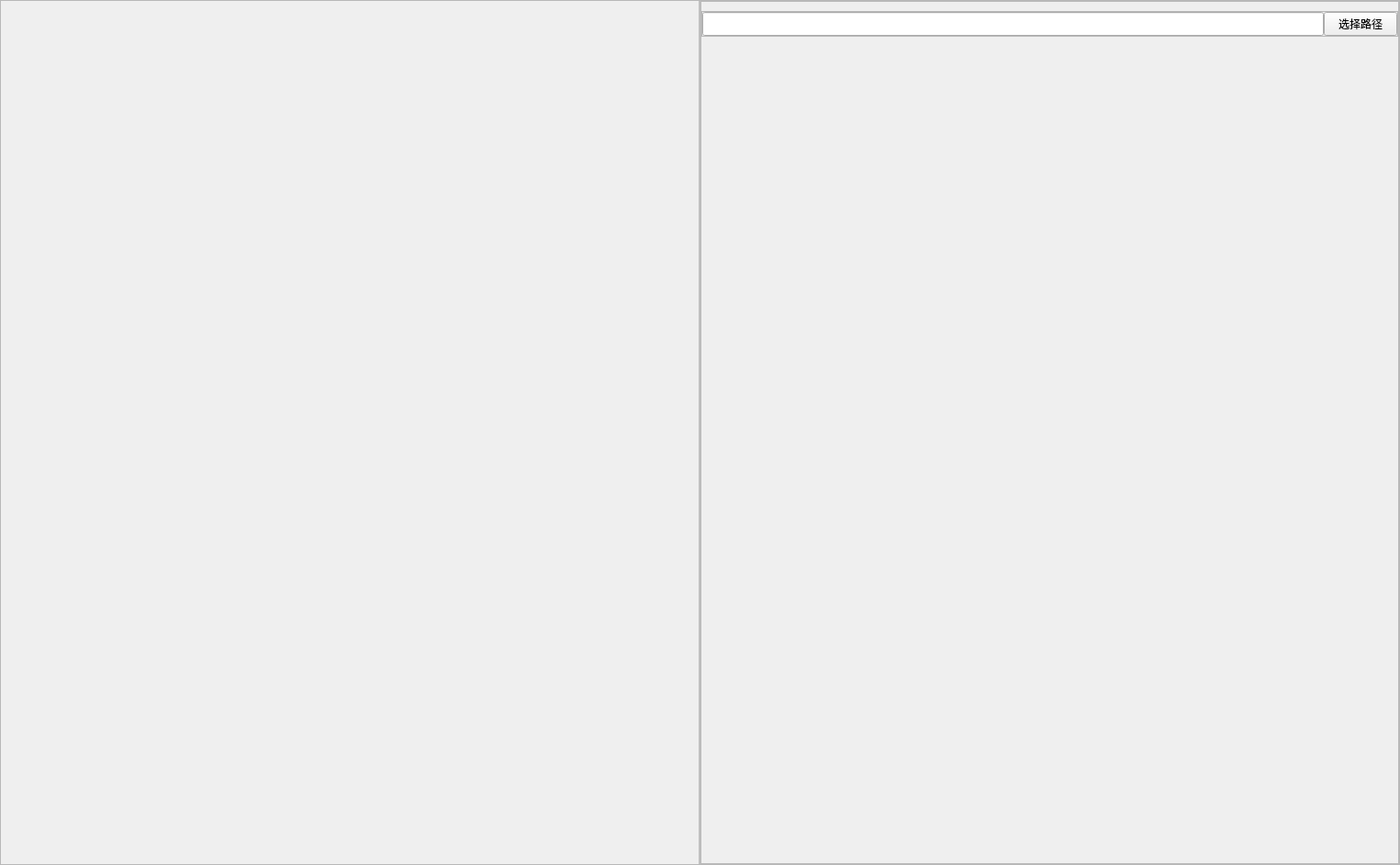
<?xml version="1.0" encoding="UTF-8"?>
<ui version="4.0">
 <class>DownloaderPage</class>
 <widget class="QWidget" name="DownloaderPage">
  <property name="geometry">
   <rect>
    <x>0</x>
    <y>0</y>
    <width>1525</width>
    <height>942</height>
   </rect>
  </property>
  <property name="windowTitle">
   <string>Form</string>
  </property>
  <property name="styleSheet">
   <string notr="true"/>
  </property>
  <layout class="QHBoxLayout" name="horizontalLayout">
   <property name="spacing">
    <number>0</number>
   </property>
   <property name="leftMargin">
    <number>0</number>
   </property>
   <property name="topMargin">
    <number>0</number>
   </property>
   <property name="rightMargin">
    <number>0</number>
   </property>
   <property name="bottomMargin">
    <number>0</number>
   </property>
   <item>
    <widget class="QFrame" name="frame_2">
     <property name="frameShape">
      <enum>QFrame::Shape::StyledPanel</enum>
     </property>
     <property name="frameShadow">
      <enum>QFrame::Shadow::Raised</enum>
     </property>
     <layout class="QHBoxLayout" name="horizontalLayout_3">
      <property name="spacing">
       <number>0</number>
      </property>
      <property name="leftMargin">
       <number>0</number>
      </property>
      <property name="topMargin">
       <number>0</number>
      </property>
      <property name="rightMargin">
       <number>0</number>
      </property>
      <property name="bottomMargin">
       <number>0</number>
      </property>
      <item>
       <widget class="QScrollArea" name="scrollArea">
        <property name="sizePolicy">
         <sizepolicy hsizetype="Expanding" vsizetype="Expanding">
          <horstretch>1</horstretch>
          <verstretch>0</verstretch>
         </sizepolicy>
        </property>
        <property name="styleSheet">
         <string notr="true">border: none;</string>
        </property>
        <property name="widgetResizable">
         <bool>true</bool>
        </property>
        <widget class="QWidget" name="scrollAreaWidgetContents">
         <property name="geometry">
          <rect>
           <x>0</x>
           <y>0</y>
           <width>762</width>
           <height>940</height>
          </rect>
         </property>
         <property name="styleSheet">
          <string notr="true">border-right: 2px solid #c0c0c0;</string>
         </property>
         <layout class="QVBoxLayout" name="verticalLayout_2"/>
        </widget>
       </widget>
      </item>
      <item>
       <widget class="QFrame" name="frame_3">
        <property name="sizePolicy">
         <sizepolicy hsizetype="Preferred" vsizetype="Preferred">
          <horstretch>1</horstretch>
          <verstretch>0</verstretch>
         </sizepolicy>
        </property>
        <property name="frameShape">
         <enum>QFrame::Shape::StyledPanel</enum>
        </property>
        <property name="frameShadow">
         <enum>QFrame::Shadow::Raised</enum>
        </property>
        <layout class="QVBoxLayout" name="verticalLayout_3">
         <property name="spacing">
          <number>0</number>
         </property>
         <property name="leftMargin">
          <number>0</number>
         </property>
         <property name="topMargin">
          <number>10</number>
         </property>
         <property name="rightMargin">
          <number>0</number>
         </property>
         <property name="bottomMargin">
          <number>0</number>
         </property>
         <item>
          <widget class="QFrame" name="frame">
           <property name="frameShape">
            <enum>QFrame::Shape::StyledPanel</enum>
           </property>
           <property name="frameShadow">
            <enum>QFrame::Shadow::Raised</enum>
           </property>
           <layout class="QHBoxLayout" name="horizontalLayout_2">
            <property name="spacing">
             <number>0</number>
            </property>
            <property name="leftMargin">
             <number>0</number>
            </property>
            <property name="topMargin">
             <number>0</number>
            </property>
            <property name="rightMargin">
             <number>0</number>
            </property>
            <property name="bottomMargin">
             <number>0</number>
            </property>
            <item>
             <widget class="QLineEdit" name="lineEdit">
              <property name="font">
               <font>
                <family>微软雅黑</family>
                <pointsize>10</pointsize>
               </font>
              </property>
              <property name="contextMenuPolicy">
               <enum>Qt::ContextMenuPolicy::NoContextMenu</enum>
              </property>
              <property name="text">
               <string/>
              </property>
              <property name="readOnly">
               <bool>true</bool>
              </property>
             </widget>
            </item>
            <item>
             <widget class="QPushButton" name="pushButton">
              <property name="text">
               <string>选择路径</string>
              </property>
             </widget>
            </item>
           </layout>
          </widget>
         </item>
         <item>
          <widget class="QScrollArea" name="scrollArea_2">
           <property name="sizePolicy">
            <sizepolicy hsizetype="Expanding" vsizetype="Expanding">
             <horstretch>1</horstretch>
             <verstretch>0</verstretch>
            </sizepolicy>
           </property>
           <property name="styleSheet">
            <string notr="true">border:none;</string>
           </property>
           <property name="widgetResizable">
            <bool>true</bool>
           </property>
           <widget class="QWidget" name="scrollAreaWidgetContents_3">
            <property name="geometry">
             <rect>
              <x>0</x>
              <y>0</y>
              <width>759</width>
              <height>903</height>
             </rect>
            </property>
            <layout class="QVBoxLayout" name="verticalLayout_4"/>
           </widget>
          </widget>
         </item>
        </layout>
       </widget>
      </item>
     </layout>
    </widget>
   </item>
  </layout>
 </widget>
 <resources/>
 <connections/>
</ui>
